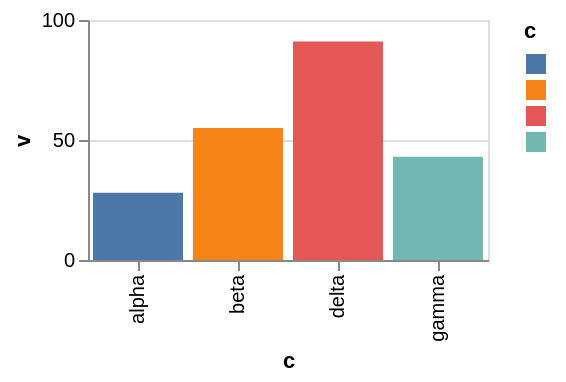

Write the Vega-Lite specification saved for this chart.
### Vega-Lite specification from a JSON file in a GitHub repository (floating-point values rounded to 4 significant figures)
{"$schema": "https://vega.github.io/schema/vega-lite/v6.json", "width": 200, "height": 120, "data": {"values": [{"c": "alpha", "v": 28, "w": 3, "t": "2024-01-07"}, {"c": "beta", "v": 55, "w": 7, "t": "2024-03-19"}, {"c": "gamma", "v": 43, "w": 5, "t": "2024-06-02"}, {"c": "delta", "v": 91, "w": 9, "t": "2024-09-11"}]}, "mark": "bar", "encoding": {"x": {"field": "c", "type": "nominal"}, "y": {"field": "v", "type": "quantitative"}, "color": {"field": "c", "type": "nominal"}}, "config": {"legend": {"labelFontSize": 0}}}
